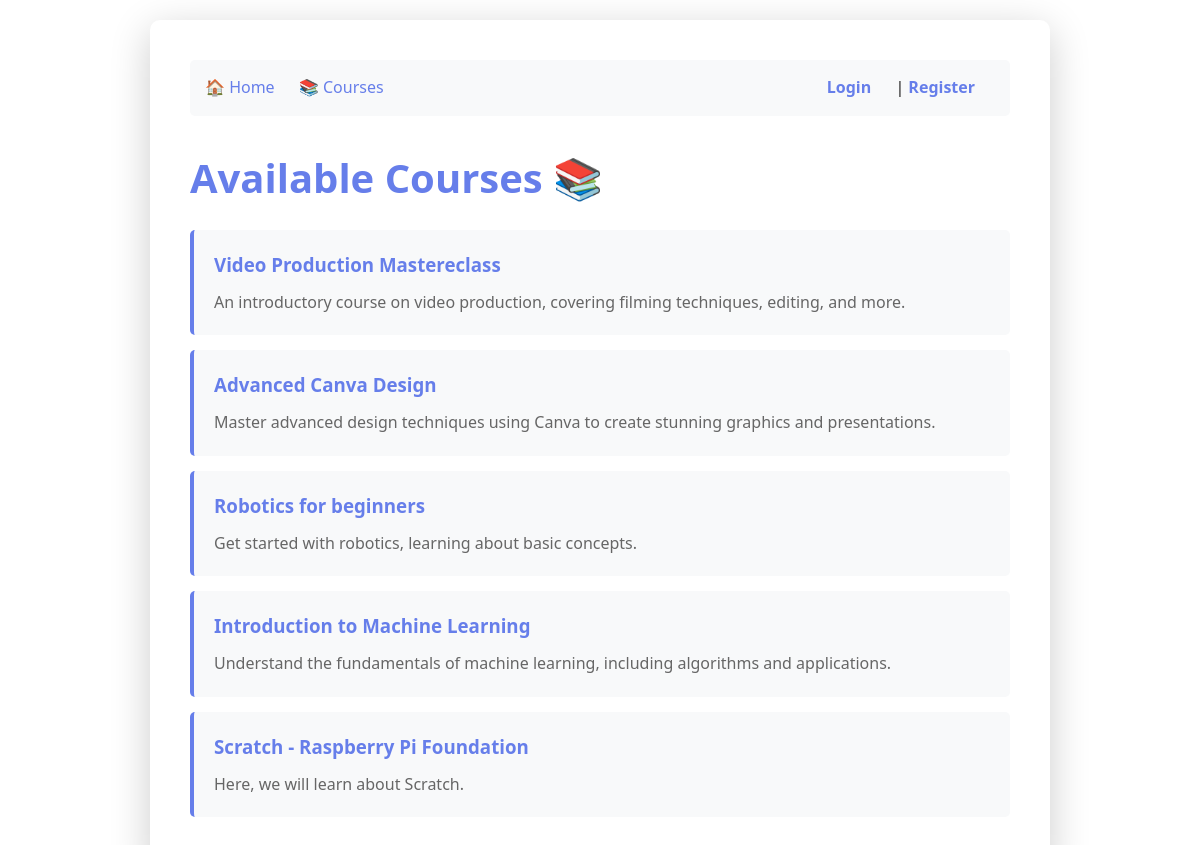
The app's page /courses, older data.
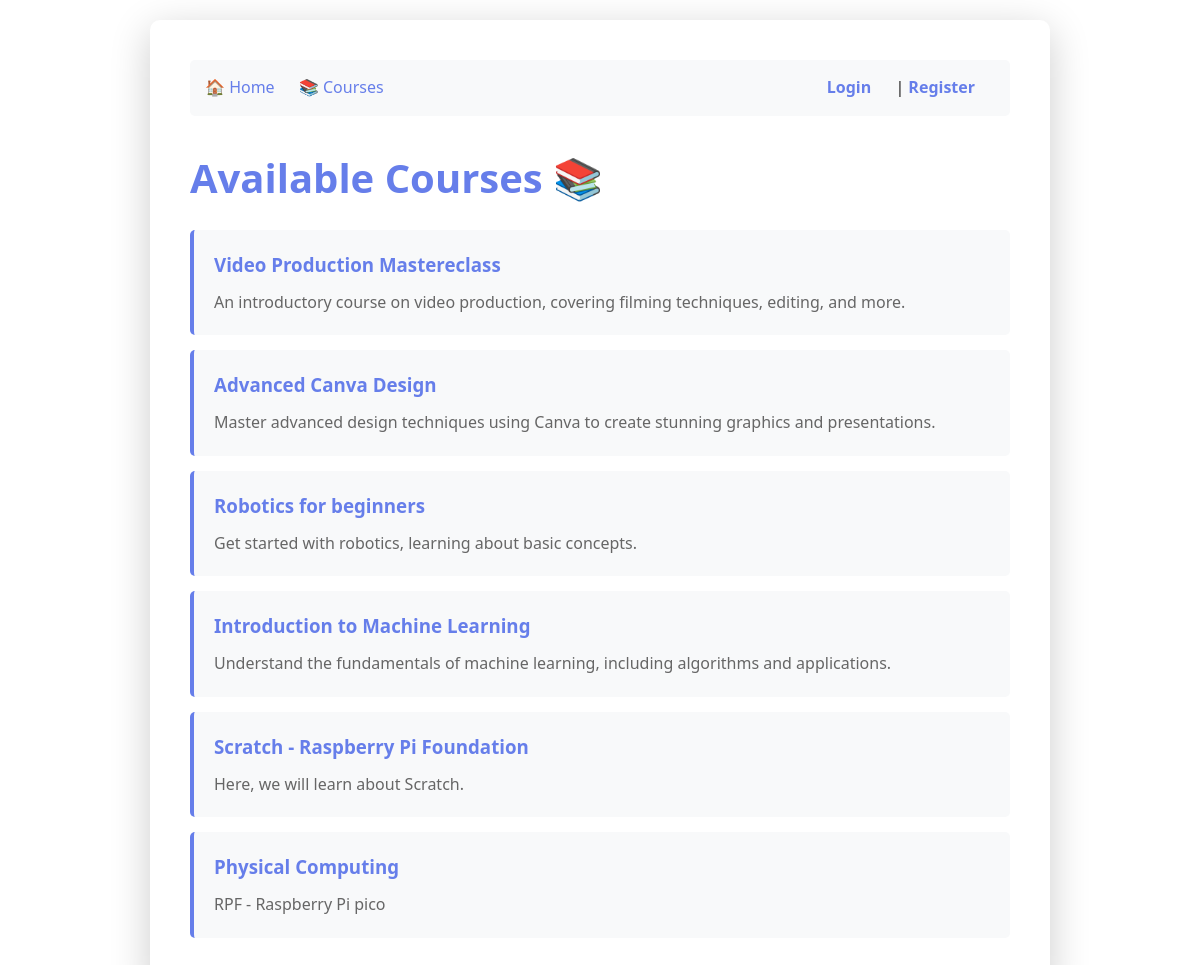
The same page, newer data.
### tables this page shows
CREATE TABLE courses (
                   id INTEGER PRIMARY KEY,
                   title TEXT NOT NULL,
                   description TEXT NOT NULL
               , video_url TEXT);

### routes/courses.py (the view)
    @app.route('/courses')
    def courses():
        conn = get_db_connection()
        courses_list = conn.execute('SELECT * FROM courses').fetchall()
        conn.close()
        user = session.get('username')
        admin = is_admin()
        return render_template('courses.html', courses=courses_list, username=user, is_admin=admin)

### templates/courses.html (shortened to what this page needs)
{% extends "base.html" %}
{% block content %}
    <h1>Available Courses 📚</h1>
    <ul class="course-list">
        {% for course in courses %}
            <li class="course-item">
                <h3><a href="/course/{{ course.id }}">{{ course.title }}</a></h3>
                <p>{{ course.description }}</p>
            </li>
        {% endfor %}
    </ul>
{% endblock %}

### templates/base.html (shortened to what this page needs)
<!DOCTYPE html>
<html lang="en">
<head>
    <link rel="stylesheet" href="{{ url_for('static', filename='css/style.css') }}">
</head>
<body>
    <div class="container">
        <nav class="nav">
            <div>
                <a href="/">🏠 Home</a>
                <a href="/courses">📚 Courses</a>
            </div>
            <div class="user-info">
                {% if username %}
                    👤 {{ username }} | <a href="/logout">Logout</a>
                {% else %}
                    <a href="/login">Login</a> | <a href="/register">Register</a>
                {% endif %}
            </div>
        </nav>
        {% block content %}
        {% endblock %}
    </div>
</body>
</html>

### static/css/style.css (style rules this page uses)
* { margin: 0; padding: 0; box-sizing: border-box; }
body { font-family: 'Segoe UI', Tahoma, Geneva, Verdana, sans-serif; line-height: 1.6; color: #333; background-color: linear-gradient(135deg, #667eea 0%, #764ba2 100%); padding: 20px; }
.container { max-width: 900px; margin: 0 auto; background: white; padding: 40px; border-radius: 10px; box-shadow: 0 10px 40px rgba(0, 0, 0, 0.2); }
h1 { color: #667eea; margin-bottom: 20px; font-size: 2.5rem; }
a { color: #667eea; text-decoration: none; transition: color 0.3s ease; }
.nav { background: #f8f9fa; padding: 15px; border-radius: 5px; margin-bottom: 30px; display: flex; justify-content: space-between; align-self: center; }
.nav a { margin-right: 20px; }
.nav .user-info { color: #666; font-weight: bold; }
.course-list { list-style: none; padding: 0; }
.course-item { background: #f8f9fa; padding: 20px; margin-bottom: 15px; border-radius: 5px; border-left: 4px solid #667eea; transition: transform 0.2s, box-shadow 0.2s; }
.course-item h3 { color: #667eea; margin-bottom: 10px; }
.course-item p { color: #666; }

Row changes from the older to the newer data that the page shows:
added courses: title "Physical Computing", description "RPF - Raspberry Pi pico"
